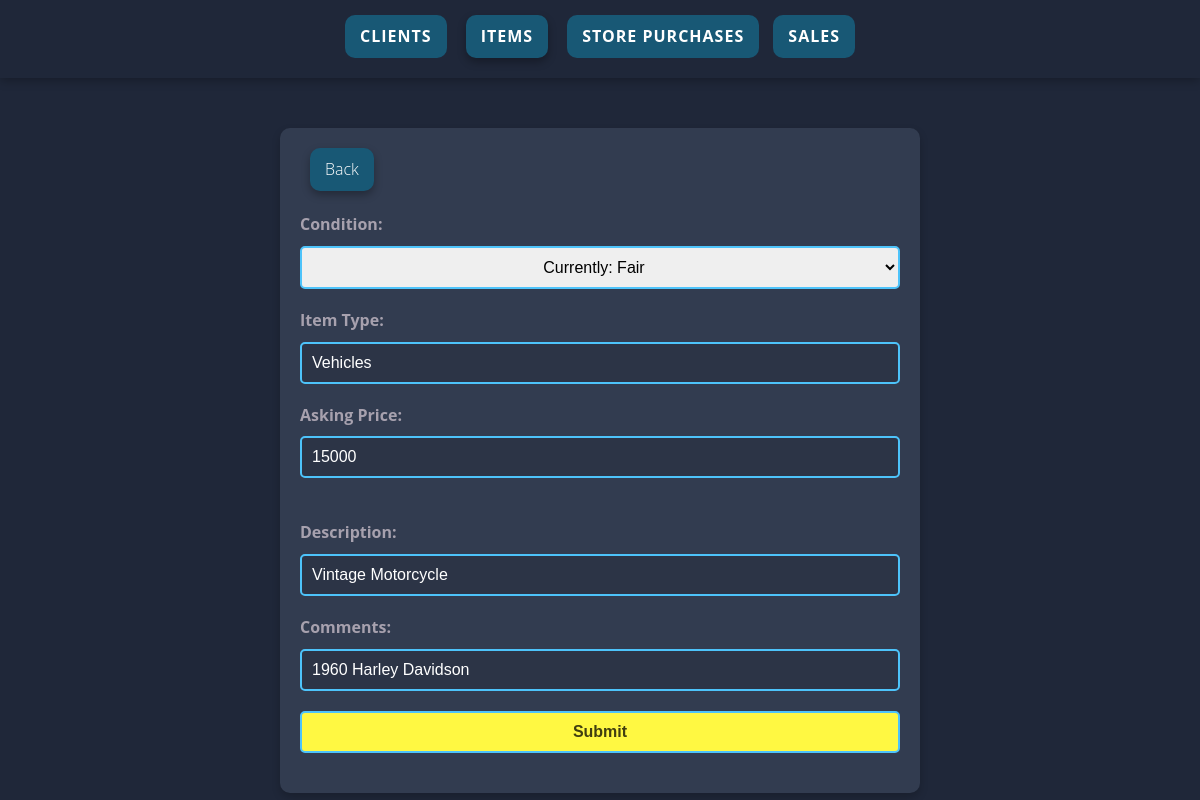
/htdocs/pt5_stillwaterDB/update_i.php?action=edit&item_num=29, run on the app's committed database.
### tables this page shows
CREATE TABLE `items` (
  `item_num` int(11) NOT NULL AUTO_INCREMENT,
  `description` text DEFAULT NULL,
  `asking_price` bigint(20) DEFAULT NULL,
  `critiqued_comments` text DEFAULT NULL,
  `condition` text DEFAULT NULL,
  `item_type` text DEFAULT NULL,
  `is_sold` tinyint(1) DEFAULT 0,
  PRIMARY KEY (`item_num`)
);

### htdocs/pt5_stillwaterDB/update_i.php (the view, shortened to what this page needs)
<?php
include("database.php");
include("nav.php");
$item_num = $_GET['item_num'];
$sql = "SELECT * FROM items WHERE item_num = '$item_num'";
$query = mysqli_query($conn, $sql);
$itemData = mysqli_fetch_assoc($query);
?>
<form action="update_i.php?item_num=<?php echo $item_num; ?>" method="post">
    <a href="items.php">Back</a>
    <br><br>
    <label for="condition">Condition: </label>
    <select name="condition" id="condition" required>
        <option value="" disabled selected align="center">Currently: <?php echo htmlspecialchars($itemData['condition']); ?></option>
    </select>
    <label for="item_type">Item Type:</label>
    <input type="text" id="item_type" name="item_type" value="<?php echo $itemData['item_type']; ?>" required><br>
    <label for="asking_price">Asking Price:</label>
    <input type="number" id="asking_price" name="asking_price" value="<?php echo $itemData['asking_price']; ?>" required><br><br>
    <label for="description">Description:</label>
    <input type="text" id="description" name="description" value="<?php echo $itemData['description']; ?>" required><br>
    <label for="critiqued_comments">Comments:</label>
    <input type="text" id="critiqued_comments" name="critiqued_comments" value="<?php echo $itemData['critiqued_comments']; ?>" required><br>
    <input type="submit" name="submit" value="Submit">
</form>

### htdocs/pt5_stillwaterDB/update_i.php (style rules this page uses)
form { width: 50%; padding: 20px; background-color: #323C50; border-radius: 10px; box-shadow: 0px 4px 8px rgba(0, 0, 0, 0.2); }
label { display: block; margin-bottom: 10px; color: #A7A1AE; font-weight: bold; }
input[type="text"], input[type="number"], input[type="datetime-local"], input[type="submit"], select { width: 100%; padding: 10px; margin-bottom: 20px; border: 2px solid #4DC3FA; border-radius: 5px; box-sizing: border-box; font-size: 16px; }
input[type="text"], input[type="number"] { background-color: #2C3446; color: #FFF; }
input[type="submit"] { background-color: #FFF842; color: #403E10; font-weight: bold; cursor: pointer; transition: background-color 0.3s ease; }
a[href*="items.php"] { display: inline-block; padding: 10px 15px; margin: 0 10px; background-color: #185875; color: white; text-decoration: none; border-radius: 10px; box-shadow: 0 4px 8px rgba(0, 0, 0, 0.3); }

### data on the page
items: item_type "Vehicles", asking_price "15000", description "Vintage Motorcycle", critiqued_comments "1960 Harley Davidson"
